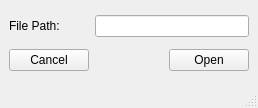
<?xml version="1.0" encoding="UTF-8"?>
<ui version="4.0">
 <class>open</class>
 <widget class="QMainWindow" name="open">
  <property name="geometry">
   <rect>
    <x>0</x>
    <y>0</y>
    <width>258</width>
    <height>108</height>
   </rect>
  </property>
  <property name="windowTitle">
   <string>MainWindow</string>
  </property>
  <widget class="QWidget" name="centralwidget">
   <layout class="QGridLayout" name="gridLayout">
    <item row="0" column="0">
     <widget class="QLabel" name="label">
      <property name="text">
       <string>File Path:</string>
      </property>
     </widget>
    </item>
    <item row="0" column="1" colspan="2">
     <widget class="QLineEdit" name="fileName"/>
    </item>
    <item row="1" column="2">
     <widget class="QPushButton" name="saveButton">
      <property name="text">
       <string>Open</string>
      </property>
     </widget>
    </item>
    <item row="1" column="0">
     <widget class="QPushButton" name="cancelButton">
      <property name="text">
       <string>Cancel</string>
      </property>
     </widget>
    </item>
   </layout>
  </widget>
  <widget class="QMenuBar" name="menubar">
   <property name="geometry">
    <rect>
     <x>0</x>
     <y>0</y>
     <width>258</width>
     <height>22</height>
    </rect>
   </property>
  </widget>
  <widget class="QStatusBar" name="statusbar"/>
 </widget>
 <resources/>
 <connections/>
</ui>
